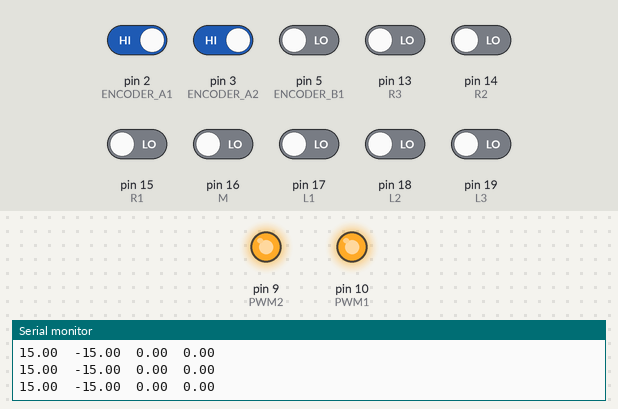
Bench run of a sketch on a simulated Arduino Uno, built with avr-gcc and run on an emulated ATmega328P. Shown: output pins drawn as LEDs (lit = HIGH), the last lines printed to the serial monitor. Inputs (shaded band) come from the test bench; at power-on: pin 2 (ENCODER_A1), pin 3 (ENCODER_A2) HIGH, pin 5 (ENCODER_B1), pin 13 (R3), pin 14 (R2), pin 15 (R1), pin 16 (M), pin 17 (L1), pin 18 (L2), pin 19 (L3) LOW.

Above: at 1.2 s.
1.3 s: pin 13 (R3) driven HIGH
At 2.0 s:
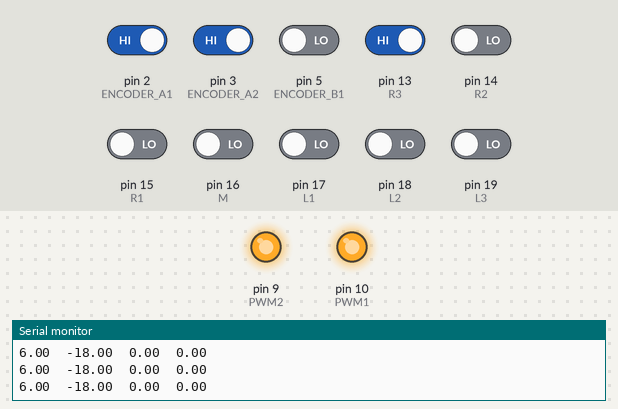
2.8 s: pin 14 (R2) driven HIGH
At 3.7 s:
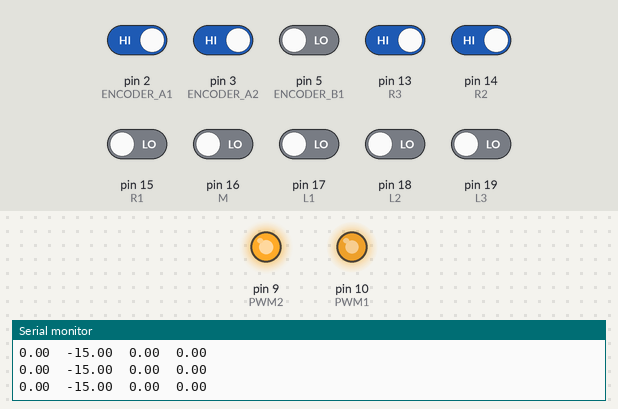
5.8 s: pin 2 (ENCODER_A1) driven LOW
At 6.2 s:
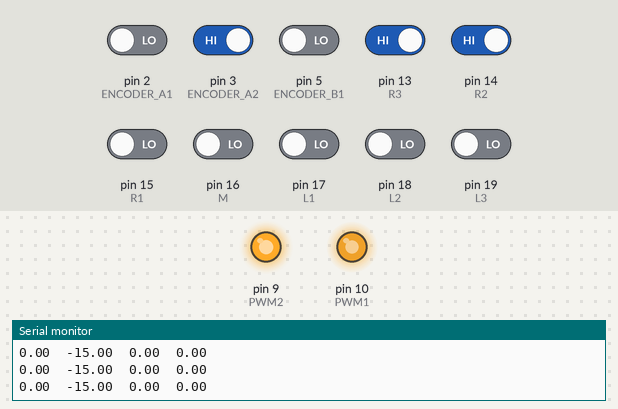
Timing chart, 0 to 8.8 s (numbered marks = the images above; inputs shaded):
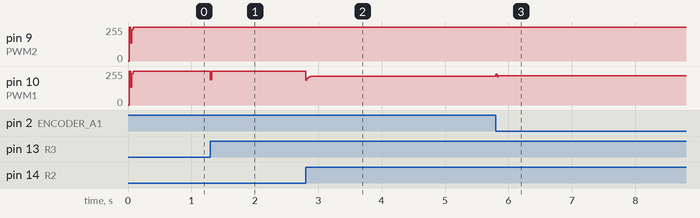

Measured:
- after the input at 1.3 s, pin 10 (PWM1): 255/255 → 190/255 at once, → 255/255 0.02 s later
- after the input at 2.8 s, pin 10 (PWM1): 255/255 → 216/255 at once
- after the input at 5.8 s, pin 10 (PWM1): 216/255 → 219/255 at once

The sketch:

sketch_N1.ino
```cpp
#include<MsTimer2.h>//定时器库的头文件
//----------------------------------定义管脚-----------------------------------
//电机编码器
#define ENCODER_A1 2 //电机 left
#define ENCODER_B1 5
#define ENCODER_A2 3 //电机 right
#define ENCODER_B2 4
//电机驱动的控制信号
#define PWM1 10 //ena
#define PWM2 9 //enb
#define INL1 12
#define INL2 11
#define INL3 8
#define INL4 7
#define L1 17 //左红外
#define L2 18
#define L3 19
#define R1 15 //右红外
#define R2 14
#define R3 13
#define M 16 //中红外

//-----------------------------------定义常值--------------------------------------
#define PERIOD 20
#define Kp 12.0
#define Ti 35.0
#define Td 25.0

//-----------------------------------全局变量--------------------------------------
float target1 = 15.0, t1=15.0; //左 保守
float target2 = 15.0, t2=15.0; //右 速度
volatile long encoderVal1;//编码器 1 值a
float velocity1; //转速 1
volatile long encoderVal2;//编码器 2 值b
float velocity2; //转速 2
float T = PERIOD;
float u1, ek11, ek12;
float u2, ek21, ek22;

//------------------------------------测速与转向------------------------------------
#define V 20.0 //基础速度10
void control(void)
{
  if (digitalRead(M) == HIGH)
  {
    target1 = V;
    target2 = V;
  }
  if (digitalRead(L1) == HIGH) //低右转
  {
    target1 = V ;
    target2 = V * 0.4;
  }
  if (digitalRead(R1) == HIGH) //低左转
  {
    target1 = V * 0.4;
    target2 = V ;
  }
  if (digitalRead(L2) == HIGH) //中右转
  {
    target1 = V * 0.9;
    target2 = V * 0.45;
  }
  if (digitalRead(R2) == HIGH) //中左转
  {
    target1 = V * 0.45;
    target2 = V * 0.9;
  }
  if (digitalRead(L3) == HIGH) //直角右转
  {
    target1 = V* 0.9;
    target2 = 0.3 * V;
  }
  if (digitalRead(R3) == HIGH) //直角左转
  {
    target1 = 0.3 * V;
    target2 = V* 0.9;
  }
  if (digitalRead(L3) == HIGH&&digitalRead(L2) == HIGH) //直角右转
  {
    target1 = 0.75 * V;
    target2 = 0;
  }
  if (digitalRead(R3) == HIGH&&digitalRead(R2) == HIGH) //直角左转
  {
    target1 = 0;
    target2 = 0.75 * V;
  }

  target1 = target1 * 0.55 + t1 * 0.45;
  target2 = target2 * 0.55 + t2 * 0.45;

  velocity1 = (encoderVal1 / 780.0) * 3.1415 * 2.0 * (1000 / PERIOD);
  encoderVal1 = 0;
  velocity2 = (encoderVal2 / 780.0) * 3.1415 * 2.0 * (1000 / PERIOD);
  encoderVal2 = 0;

  int output1 = pidController1(target1, velocity1);
  if (output1 > 0)
  {
    digitalWrite(INL2, HIGH);
    digitalWrite(INL1, LOW);
    analogWrite(PWM1, abs(output1));
  }
  else
  {
    digitalWrite(INL2, LOW);
    digitalWrite(INL1, HIGH);
    analogWrite(PWM1, abs(output1));
  }
  int output2 = pidController2(-target2, velocity2);
  if (output2 > 0)
  {
    digitalWrite(INL3, HIGH);
    digitalWrite(INL4, LOW);
    analogWrite(PWM2, abs(output2));
  }
  else
  {
    digitalWrite(INL3, LOW);
    digitalWrite(INL4, HIGH);
    analogWrite(PWM2, abs(output2));
  }
  t1 = target1;
  t2 = target2;
}

//--------------------------------------主函数-------------------------------------- -
void setup() {
  //9,10 两个管脚的 PWM 由定时器 TIMER1 产生，这句程序改变 PWM 的频率，勿删
  TCCR1B = TCCR1B & B11111000 | B00000001;
  pinMode(ENCODER_A1, INPUT);
  pinMode(ENCODER_B1, INPUT);
  pinMode(ENCODER_A2, INPUT);
  pinMode(ENCODER_B2, INPUT);
  pinMode(PWM1, OUTPUT);
  pinMode(PWM2, OUTPUT);
  pinMode(R1, INPUT);
  pinMode(R2, INPUT);
  pinMode(R3, INPUT);
  pinMode(L1, INPUT);
  pinMode(L2, INPUT);
  pinMode(L3, INPUT);
  pinMode(M, INPUT);
  attachInterrupt(0, getEncoder1, CHANGE);
  attachInterrupt(1, getEncoder2, CHANGE);
  Serial.begin(9600);
  MsTimer2::set(PERIOD, control);
  MsTimer2::start();
}

void loop() {
  Serial.print(target1); Serial.print("\t");
  Serial.print(-target2);Serial.print("\t");
  Serial.print(velocity1);Serial.print("\t");
  Serial.println(velocity2);
  //Serial.print("\n");
  //Serial.println(u2);
  //Serial.println(u2);
}
//----------------------------------编码器中断函数------------------------------------ -
void getEncoder1(void)
{
  if (digitalRead(ENCODER_A1) == LOW)
  {
    if (digitalRead(ENCODER_B1) == LOW)
    {
      encoderVal1--;
    }
    else
    {
      encoderVal1++;
    }
  }
  else
  {
    if (digitalRead(ENCODER_B1) == LOW)
    {
      encoderVal1++;
    }
    else
    {
      encoderVal1--;
    }
  }
}
void getEncoder2(void)
{
  if (digitalRead(ENCODER_A2) == LOW)
  {
    if (digitalRead(ENCODER_B2) == LOW)
    {
      encoderVal2--;
    }
    else
    {
      encoderVal2++;
    }
  }
  else
  {
    if (digitalRead(ENCODER_B2) == LOW)
    {
      encoderVal2++;
    }
    else
    {
      encoderVal2--;
    }
  }
}
//-------------------------------------PID 控制器
int pidController1(float targetVelocity, float currentVelocity)
{
  float ek10;
  float q10 = Kp * (1 + T / Ti + Td / T);
  float q11 = -Kp * (1 + 2 * Td / T);
  float q12 = Kp * Td / T;
  ek10 = targetVelocity - currentVelocity;
  u1 = u1 + q10 * ek10 + q11 * ek11 + q12 * ek12;
  if (u1 > 255)
  {
    u1 = 255;
  }
  if (u1 < -255)
  {
    u1 = -255;
  }
  ek12 = ek11;
  ek11 = ek10;
  return (int)u1;
}
int pidController2(float targetVelocity, float currentVelocity)
{
  float ek20;
  float q20 = Kp * (1 + T / Ti + Td / T);
  float q21 = -Kp * (1 + 2 * Td / T);
  float q22 = Kp * Td / T;
  ek20 = targetVelocity - currentVelocity;
  u2 = u2 + q20 * ek20 + q21 * ek21 + q22 * ek22;
  if (u2 > 255)
  {
    u2 = 255;
  }
  if (u2 < -255)
  {
    u2 = -255;
  }
  ek22 = ek21;
  ek21 = ek20;
  return (int)u2;
}
```
